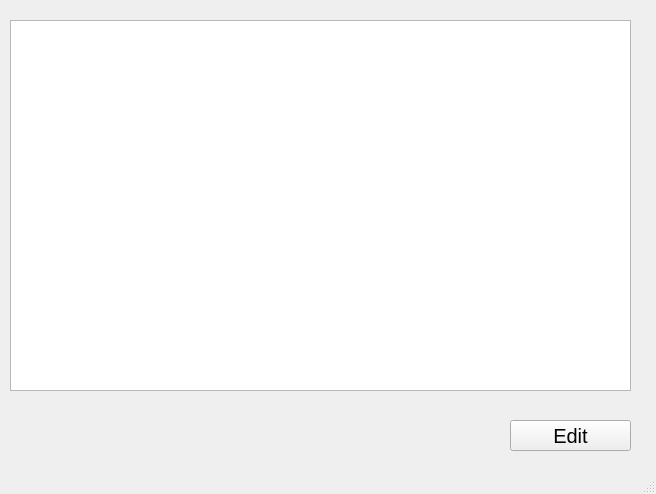
<?xml version="1.0" encoding="UTF-8"?>
<ui version="4.0">
 <class>MainWindow</class>
 <widget class="QMainWindow" name="MainWindow">
  <property name="geometry">
   <rect>
    <x>0</x>
    <y>0</y>
    <width>656</width>
    <height>494</height>
   </rect>
  </property>
  <property name="windowTitle">
   <string>MainWindow</string>
  </property>
  <widget class="QWidget" name="centralwidget">
   <widget class="QTableWidget" name="tableWidget">
    <property name="geometry">
     <rect>
      <x>10</x>
      <y>20</y>
      <width>621</width>
      <height>371</height>
     </rect>
    </property>
    <attribute name="verticalHeaderVisible">
     <bool>false</bool>
    </attribute>
   </widget>
   <widget class="QPushButton" name="btn_edit">
    <property name="geometry">
     <rect>
      <x>510</x>
      <y>420</y>
      <width>121</width>
      <height>31</height>
     </rect>
    </property>
    <property name="font">
     <font>
      <pointsize>15</pointsize>
     </font>
    </property>
    <property name="text">
     <string>Edit</string>
    </property>
   </widget>
  </widget>
  <widget class="QMenuBar" name="menubar">
   <property name="geometry">
    <rect>
     <x>0</x>
     <y>0</y>
     <width>656</width>
     <height>21</height>
    </rect>
   </property>
  </widget>
  <widget class="QStatusBar" name="statusbar"/>
 </widget>
 <resources/>
 <connections/>
</ui>
